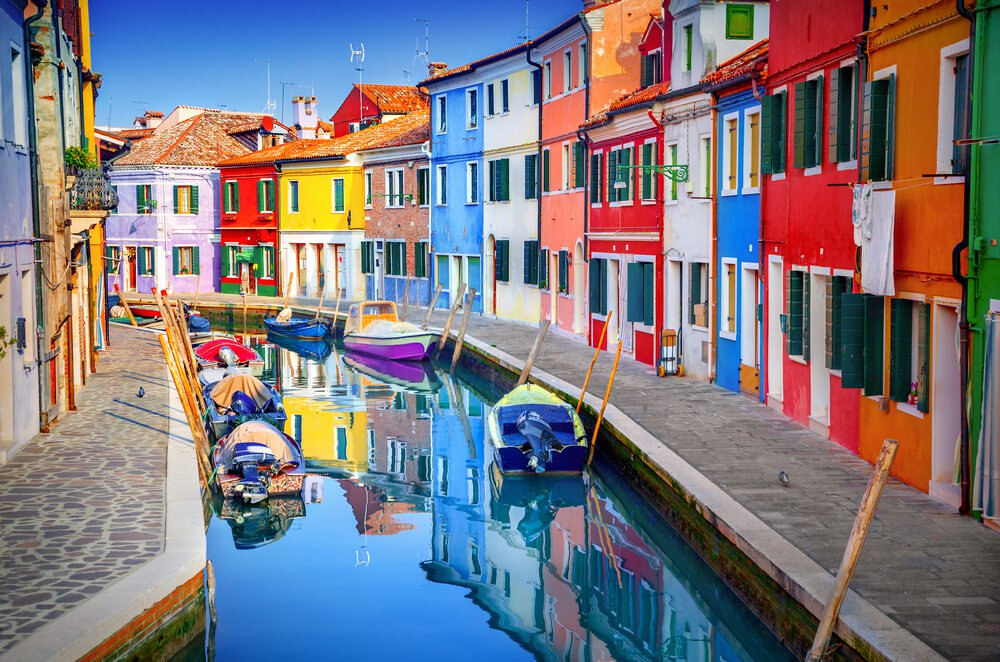
#> input picture 1. basic functions/images/venice.png, 1000 x 662 px
$ python image_read.py
#> lines starting #> are read from the running program, lines starting #| are printed output that depends on the picture
import cv2

# load the input image and show its dimensions
# images are represented as a multi-dimensional NumPy array with
# shape = no. rows (height) x no. columns (width) x no. channels (depth)
# width*height = cols*rows = x*y (Common notation),
# but in opencv it's always the other way round while writing code
image = cv2.imread("images/venice.png")
#> image is the input picture: shape (662, 1000, 3); mean B, G, R 127.2, 120.1, 124.8
(h, w, d) = image.shape
#> h = 662; w = 1000; d = 3
print("width={}, height={}, depth={}".format(w, h, d))
#| width=1000, height=662, depth=3

# display the image to our screen and press a key on the keyboard to continue execution
cv2.imshow("Image", image)
cv2.waitKey(0)

# access the RGB pixel located at x=200, y=400
# keep in mind that the height is the number of rows and the width is the number of columns
(B, G, R) = image[400, 200]
#> B = 80; G = 158; R = 235
print("R={}, G={}, B={}".format(R, G, B))
#| R=235, G=158, B=80

# extract a 100x100 pixel square ROI (Region of Interest) from the
# input image starting at x=450,y=350 at ending at x=650,y=500
roi = image[350:500, 450:650]
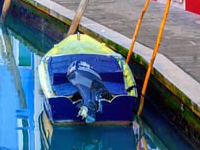
#> roi: shape (150, 200, 3); mean B, G, R 128.2, 107.3, 87.4
cv2.imshow("ROI", roi)
cv2.waitKey(0)
